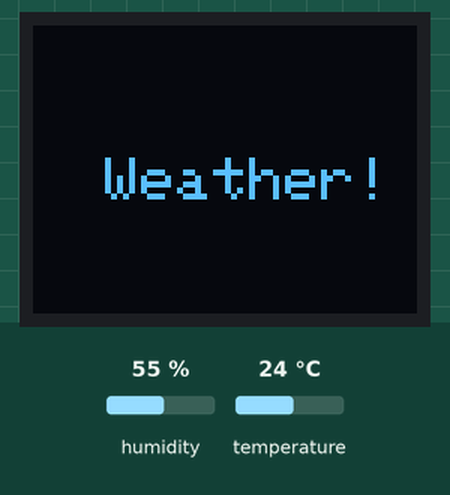
Bench run of a sketch on a simulated Particle Photon. Shown: 64×48 one-colour display. The test bench sets the inputs (shaded band); at power-on: humidity 55 %, temperature 24 °C. The display library's start-up logo is not drawn.

Above: at 2.1 s.
At 6.1 s:
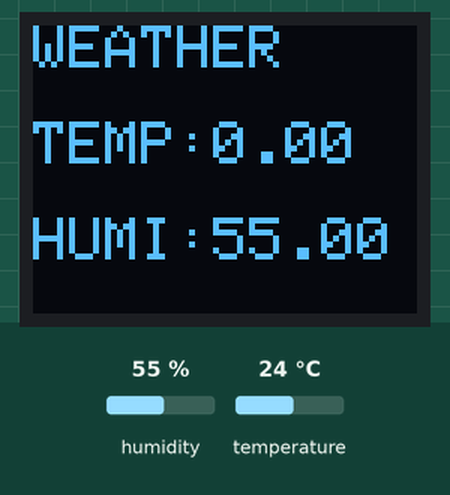
6.2 s: humidity set to 22 %
At 13.7 s:
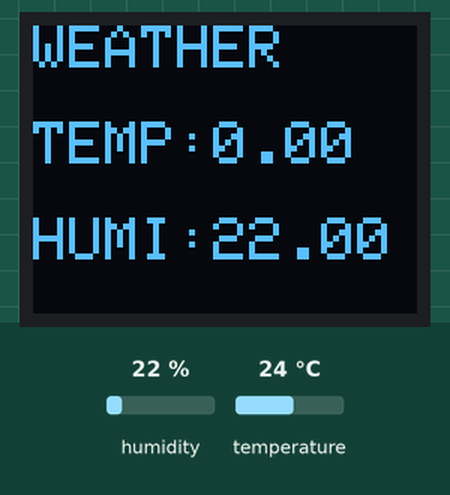
14.2 s: humidity set to 40 %
At 20.5 s:
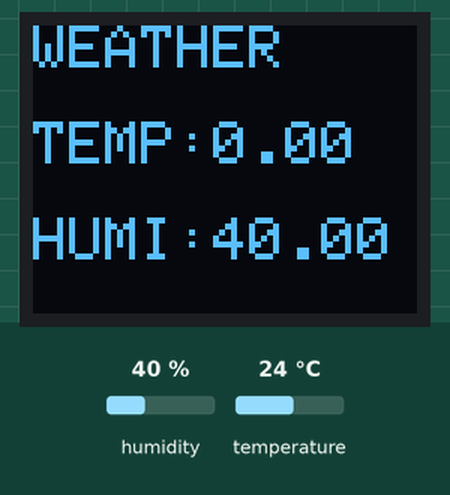
22.2 s: humidity set to 68 %
At 27.3 s:
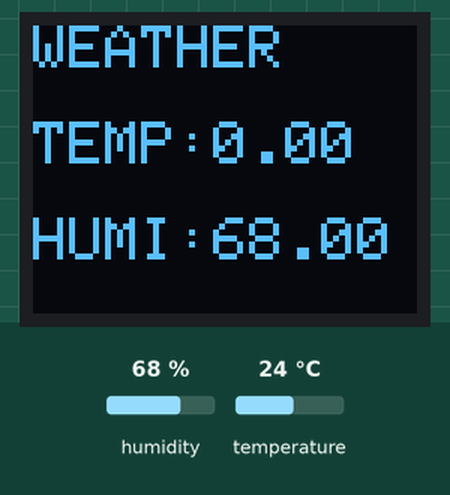
Timing chart, 0 to 28.8 s (numbered marks = the images above; inputs shaded):
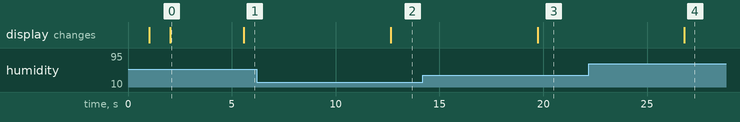

The sketch:

OLED-weather-WH.ino
```cpp
// #include statement for the DHT11 weather sensor library
#include "Adafruit_DHT/Adafruit_DHT.h"

// #include statement for the Sparkfun Photon OLED Shield
#include "SparkFunMicroOLED/SparkFunMicroOLED.h"
#include "math.h"

#define DHTPIN 2    // what pin we're connected to

// Uncomment whatever type you're using!
#define DHTTYPE DHT11		// DHT 11
//#define DHTTYPE DHT22		// DHT 22 (AM2302)
//#define DHTTYPE DHT21		// DHT 21 (AM2301)

// Connect pin 1 (on the left) of the sensor to +5V
// Connect pin 2 of the sensor to whatever your DHTPIN is
// Connect pin 4 (on the right) of the sensor to GROUND
// Connect a 10K resistor from pin 2 (data) to pin 1 (power) of the sensor

DHT dht(DHTPIN, DHTTYPE);

// Declare a MicroOLED object. If no parameters are supplied, default pins are
// used, which will work for the Photon Micro OLED Shield (RST=D7, DC=D6, CS=A2)
MicroOLED oled;

char Org[] = "VSLive";
char Disp[] = "Photon";
char Locn[] = "Brooklyn, NY";

void setup() {

    // Temperature sensor initialization
    dht.begin();
    delay(1000);

    oled.begin();     // Initialize the OLED
    oled.clear(ALL);  // Clear the display's internal memory
    oled.display();   // Display what's in the buffer (splashscreen)
    delay(1000);      // Delay 1000 ms
    oled.clear(PAGE); // Clear the buffer.

    printTitle("Weather!", 0);
}

void loop() {

    delay(2000);

    // Reading temperature or humidity takes about 250 milliseconds!
    // Sensor readings may also be up to 2 seconds 'old' (its a
    // very slow sensor)
	float h = dht.getHumidity();
    // Read temperature as Celsius
    float t = dht.getTempCelcius();
    // Read temperature as Farenheit
	float f = dht.getTempFarenheit();

	oled.clear(PAGE);            // Clear the display
    oled.setCursor(0, 0);        // Set cursor to top-left
    oled.setFontType(0);         // Smallest font
    oled.print("WEATHER");         // Print "A0"
    //oled.setFontType(0);         // 7-segment font
    //oled.print("");               // Print a0 reading
    oled.setCursor(0, 16);       // Set cursor to top-middle-left
    oled.setFontType(0);         // Repeat
    oled.print("TEMP:");
    oled.setFontType(0);
    oled.print(f);
    oled.setCursor(0, 32);
    oled.setFontType(0);
    oled.print("HUMI:");
    oled.setFontType(0);
    oled.print(h);
    oled.display();

    char payload[300];
    snprintf(payload, sizeof(payload), "{ \"s\":\"wthr\", \"u\":\"F\",\"l\":\"%s\",\"m\":\"Temperature\",\"o\":\"%s\",\"v\": %f,\"d\":\"%s\" }", Locn, Org, f, Disp);
    Spark.publish("weatherdata", payload);

    delay(5000);

    snprintf(payload, sizeof(payload), "{ \"s\":\"wthr\", \"u\":\"%%\",\"l\":\"%s\",\"m\":\"Humidity\",\"o\":\"%s\",\"v\": %f,\"d\":\"%s\" }", Locn, Org, h, Disp);
    Spark.publish("weatherdata", payload);

}

// Center and print a small title
// This function is quick and dirty. Only works for titles one
// line long.
void printTitle(String title, int font)
{
  int middleX = oled.getLCDWidth() / 2;
  int middleY = oled.getLCDHeight() / 2;

  oled.clear(PAGE);
  oled.setFontType(font);
  // Try to set the cursor in the middle of the screen
  oled.setCursor(middleX - (oled.getFontWidth() * (title.length()/2)),
                 middleY - (oled.getFontWidth() / 2));
  // Print the title:
  oled.print(title);
  oled.display();
  delay(1500);
  oled.clear(PAGE);
}    
```

Measured:
- after the input at 6.2 s, the display: changes after 6.5 s (image 2)
- after the input at 14.2 s, the display: changes after 5.5 s (image 3)
- after the input at 22.2 s, the display: changes after 4.6 s (image 4)
- what the display in image 0 shows lasts 3.6 s, from 2.0 s to 5.6 s
